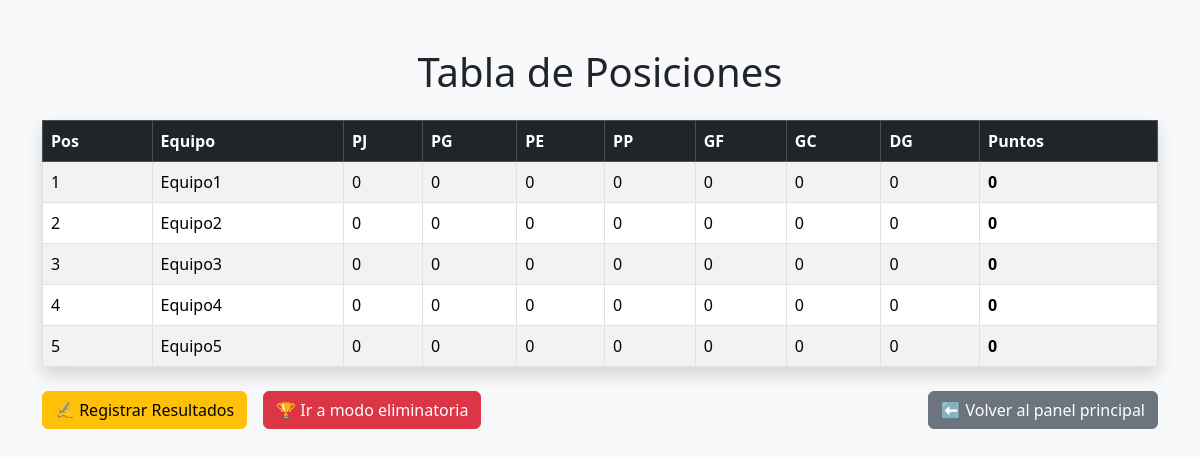
Page /tabla/ on the committed database.
### liga/models.py (models this page shows)
class Equipo(models.Model):
    nombre = models.CharField(max_length=100, unique=True)
    def __str__(self):
        return self.nombre

### liga/views.py (the view)
# urls.py: path('tabla/', views.tabla_posiciones, name='tabla_posiciones'),
def tabla_posiciones(request):
    return render(request, "liga/tabla_posiciones.html", {
        "tabla": calcular_tabla()
    })

### liga/templates/liga/tabla_posiciones.html (shortened to what this page needs)
<!DOCTYPE html>
<html lang="es">
<head>
    <link href="https://cdn.jsdelivr.net/npm/bootstrap@5.3.2/dist/css/bootstrap.min.css" rel="stylesheet">
</head>
<body class="bg-light">
<div class="container mt-5">
    <h1 class="text-center mb-4">Tabla de Posiciones</h1>
    <table class="table table-striped table-bordered shadow">
        <thead class="table-dark">
            <tr>
                <th>Pos</th>
                <th>Equipo</th>
                <th>PJ</th>
                <th>PG</th>
                <th>PE</th>
                <th>PP</th>
                <th>GF</th>
                <th>GC</th>
                <th>DG</th>
                <th>Puntos</th>
            </tr>
        </thead>
        <tbody>
            {% for equipo in tabla %}
            <tr>
                <td>{{ forloop.counter }}</td>
                <td>{{ equipo.equipo }}</td>
                <td>{{ equipo.pj }}</td>
                <td>{{ equipo.pg }}</td>
                <td>{{ equipo.pe }}</td>
                <td>{{ equipo.pp }}</td>
                <td>{{ equipo.gf }}</td>
                <td>{{ equipo.gc }}</td>
                <td>{{ equipo.dg }}</td>
                <td><strong>{{ equipo.puntos }}</strong></td>
            </tr>
            {% endfor %}
        </tbody>
    </table>
<div class="mt-4 d-flex gap-3">
    <a href="/registrar-resultados/" class="btn btn-warning">
        ✍ Registrar Resultados
    </a>
    <a href="/eliminatorias/" class="btn btn-danger">
        🏆 Ir a modo eliminatoria
    </a>
    <a href="/" class="btn btn-secondary ms-auto">
        ⬅️ Volver al panel principal
    </a>
</div>
</div>
</body>
</html>

### rows in the picture
Equipo: equipo "Equipo1", pj "0", pg "0", pe "0", pp "0", gf "0", gc "0", dg "0", puntos "0"
Equipo: equipo "Equipo2", pj "0", pg "0", pe "0", pp "0", gf "0", gc "0", dg "0", puntos "0"
Equipo: equipo "Equipo3", pj "0", pg "0", pe "0", pp "0", gf "0", gc "0", dg "0", puntos "0"
Equipo: equipo "Equipo4", pj "0", pg "0", pe "0", pp "0", gf "0", gc "0", dg "0", puntos "0"
Equipo: equipo "Equipo5", pj "0", pg "0", pe "0", pp "0", gf "0", gc "0", dg "0", puntos "0"
